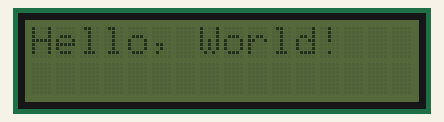
Simulated run of this program. Board: MicroPython board. Shown: 16×2 character LCD. What the program prints to the serial console is not drawn. At 0.3 s the program stops and its outputs stay as they are.

Above: at 0.4 s.

The program:

hello-world-lcd.py
```python
import machine
import time

class LCD():
    def __init__(self, addr=0x27):
        print('init')
        sda = machine.Pin(4)
        scl = machine.Pin(5)
        self.bus = machine.I2C(0, sda=sda, scl=scl, freq=400000)
        self.addr = addr
        time.sleep(0.1)  # Allow LCD to stabilize

        self.send_command(0x33)  # Initialize in 8-bit mode
        time.sleep(0.01)
        self.send_command(0x32)  # Switch to 4-bit mode
        time.sleep(0.01)
        self.send_command(0x28)  # 2 Lines, 5x7 font
        time.sleep(0.01)
        self.send_command(0x0C)  # Display ON, Cursor OFF
        time.sleep(0.01)
        self.send_command(0x01)  # Clear display
        time.sleep(0.01)

    def write_word(self, data):
        print('in write word');
        time.sleep(0.001)  # Delay to prevent I2C errors
        self.bus.writeto(self.addr, bytearray([data]))

    def send_command(self, cmd):
        print('in send command');
        self.write_word(cmd & 0xF0 | 0x04)  # RS=0, RW=0, EN=1
        time.sleep(0.002)
        self.write_word(cmd & 0xF0)
        self.write_word((cmd << 4) & 0xF0 | 0x04)  # Lower nibble
        time.sleep(0.002)
        self.write_word((cmd << 4) & 0xF0)

    def send_data(self, data):
        print('in send data');
        self.write_word(data & 0xF0 | 0x05)  # RS=1, RW=0, EN=1
        time.sleep(0.002)
        self.write_word(data & 0xF0)
        self.write_word((data << 4) & 0xF0 | 0x05)  # Lower nibble
        time.sleep(0.002)
        self.write_word((data << 4) & 0xF0)

    def message(self, text):
        for char in text:
            self.send_data(ord(char))

# ✅ Initialize LCD
lcd = LCD()
print('after lcd init');

# ✅ Display message
lcd.message("Hello, World!")
print('after hello world');
```
